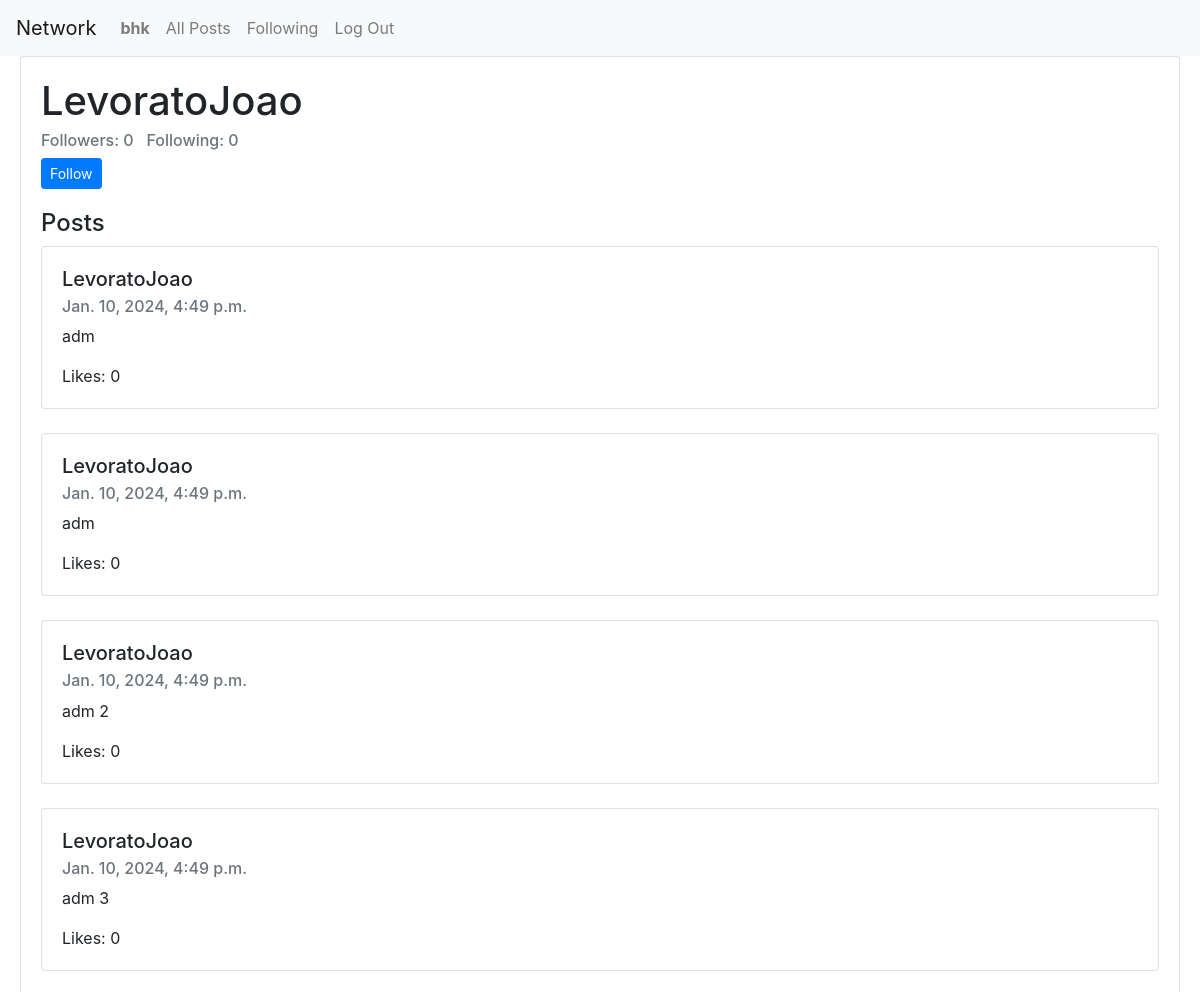
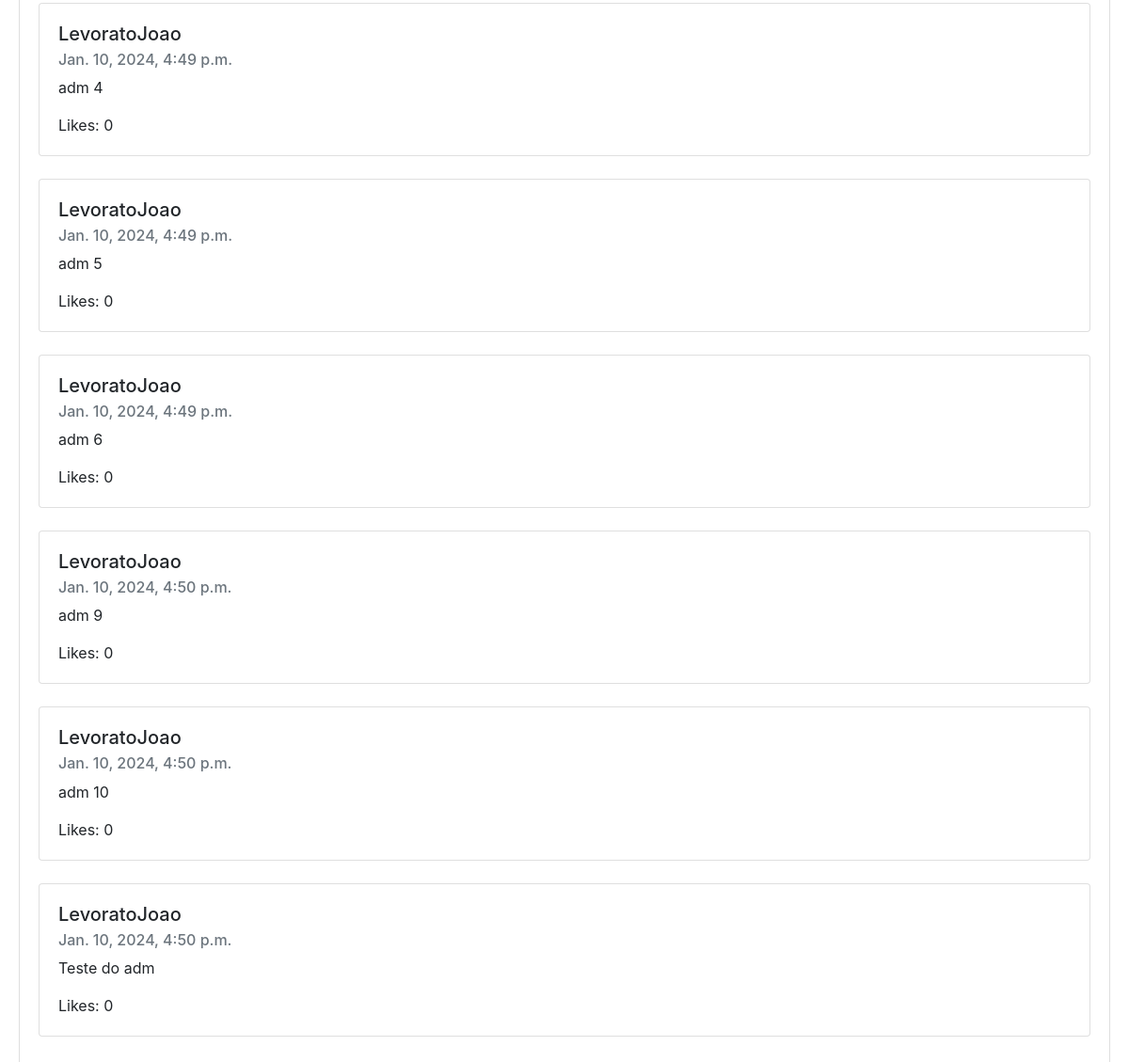
/profile/LevoratoJoao (signed in), run on the app's committed database (2 pictures, top to bottom).
### network/models.py (models this page shows, shortened)
class User(AbstractUser):
    pass

class Posts(models.Model):
    poster = models.ForeignKey(User, on_delete=models.CASCADE, blank=True, related_name="poster")
    content = models.TextField(max_length=500)
    creationDate = models.DateTimeField(auto_now_add=True, null=True, blank=True)
    likes = models.ManyToManyField(User, blank=True, null=True, related_name="likes")

### network/views.py (the view)
# urls.py: path("profile/<str:poster_name>", views.profile_view, name="profile"),
def profile_view(request, poster_name):
    isFollowing = False
    try:
        user = User.objects.get(username=poster_name)
        posts = Posts.objects.filter(poster=user)
    except:
        return HttpResponseRedirect(reverse("index"))
    if request.user.is_authenticated:
        aux = Followers.objects.filter(follower=user, following=request.user).exists()
        if aux:
            isFollowing = True
    if request.method == "GET":
        return render(request, "network/profile.html", {
            "profile": user,
            "posts": posts,
            "isFollowing": isFollowing
        })
    else:
        return HttpResponseRedirect(reverse("index"))

### network/templates/network/profile.html (shortened to what this page needs)
{% extends 'network/layout.html' %}
{% block body %}
    <div id="profile-page">
        <div id="profile" class="card" style="margin-left: 20px; margin-right: 20px;">
            <div class="card-body">
                <h1 class="card-title">{{ profile.username }}</h1>
                <h6 class="card-subtitle mb-2 text-muted">Followers: {{ profile.follower.count }} &nbsp; Following: {{ profile.following.count }}</h6>
                {% if request.user.username != profile.username and user.is_authenticated %}
                    <form {% if isFollowing %} action="{% url 'unfollow' profile.username %}" {% else %} action="{% url 'follow' profile.username %}" {% endif %} method="post">
                        <input type="submit" {% if isFollowing %} class="btn btn-danger btn-sm" value="Unfollow" {% else %} class="btn btn-primary btn-sm" value="Follow" {% endif %}>
                    </form>
                {% endif %}
            </div>
            <div id="posts" style="margin-left: 20px; margin-right: 20px; margin-bottom: 20px;">
                <h4>Posts</h4>
                {% for post in posts %}
                    <div class="card">
                        <div class="card-body">
                            <h5 class="card-title">{{ post.poster }}</h5>
                            <h6 class="card-subtitle mb-2 text-muted">{{ post.creationDate }}</h6>
                            <p class="card-text">{{ post.content }}</p>
                            <p class="card-text">Likes: {{ post.lokes|length }}</p>
                        </div>
                    </div>
                    <br>
                {% endfor %}
            </div>
        </div>
    </div>
{% endblock %}

### network/templates/network/layout.html (shortened to what this page needs)
{% load static %}
<!DOCTYPE html>
<html lang="en">
    <head>
        <link rel="stylesheet" href="https://stackpath.bootstrapcdn.com/bootstrap/4.4.1/css/bootstrap.min.css">
        <link href="{% static 'network/styles.css' %}" rel="stylesheet">
    </head>
    <body>
        <nav class="navbar navbar-expand-lg navbar-light bg-light">
            <a class="navbar-brand" href="{% url 'index' %}">Network</a>
            <div>
              <ul class="navbar-nav mr-auto">
                {% if user.is_authenticated %}
                    <li class="nav-item">
                        <a class="nav-link" href="#"><strong>{{ user.username }}</strong></a>
                    </li>
                {% endif %}
                <li class="nav-item">
                  <a class="nav-link" href="{% url 'index' %}">All Posts</a>
                </li>
                {% if user.is_authenticated %}
                    <li class="nav-item">
                        <a class="nav-link" href="{% url 'following' user.username %}">Following</a>
                    </li>
                    <li class="nav-item">
                        <a class="nav-link" href="{% url 'logout' %}">Log Out</a>
                    </li>
                {% endif %}
              </ul>
            </div>
          </nav>
        <div class="body">
            {% block body %}
            {% endblock %}
        </div>
    </body>
</html>

### network/static/network/styles.css (style rules this page uses)
#posts { margin-left: 20px; margin-right: 20px; }

### data on the page
User: username "bhk"
User: username "LevoratoJoao", follower.count "0", following.count "0"
Posts: poster "LevoratoJoao", creationDate "Jan. 10, 2024, 4:49 p.m.", content "adm", lokes|length "0"
Posts: poster "LevoratoJoao", creationDate "Jan. 10, 2024, 4:49 p.m.", content "adm", lokes|length "0"
Posts: poster "LevoratoJoao", creationDate "Jan. 10, 2024, 4:49 p.m.", content "adm 2", lokes|length "0"
Posts: poster "LevoratoJoao", creationDate "Jan. 10, 2024, 4:49 p.m.", content "adm 3", lokes|length "0"
Posts: poster "LevoratoJoao", creationDate "Jan. 10, 2024, 4:49 p.m.", content "adm 4", lokes|length "0"
Posts: poster "LevoratoJoao", creationDate "Jan. 10, 2024, 4:49 p.m.", content "adm 5", lokes|length "0"
Posts: poster "LevoratoJoao", creationDate "Jan. 10, 2024, 4:49 p.m.", content "adm 6", lokes|length "0"
Posts: poster "LevoratoJoao", creationDate "Jan. 10, 2024, 4:50 p.m.", content "adm 9", lokes|length "0"
Posts: poster "LevoratoJoao", creationDate "Jan. 10, 2024, 4:50 p.m.", content "adm 10", lokes|length "0"
Posts: poster "LevoratoJoao", creationDate "Jan. 10, 2024, 4:50 p.m.", content "Teste do adm", lokes|length "0"
